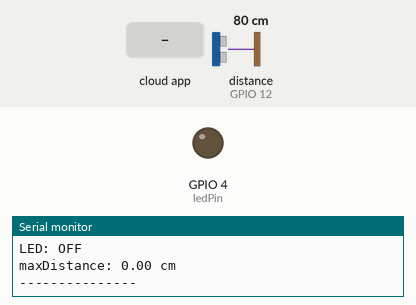
The sketch below on a simulated ESP8266 (NodeMCU). Shown: output pins drawn as LEDs (lit = HIGH), the last lines printed to the serial monitor. Inputs (shaded band) come from the test bench; at power-on: distance to the obstacle (sensor on GPIO 12) 80 cm. The echo pulse lasts 58.3 µs per cm; WiFi joins after 1.5 s; servers stay silent unless stated; the Firebase database answers and starts empty; pins used as bus, display or sensor lines are not drawn.

Above: at 2.7 s.
2.8 s: the phone or cloud app sets light1 to 1
At 4.0 s:
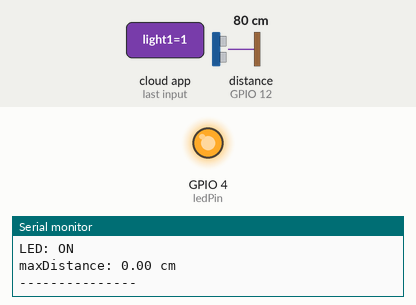
4.4 s: the phone or cloud app sets auto1 to 1
At 11.8 s:
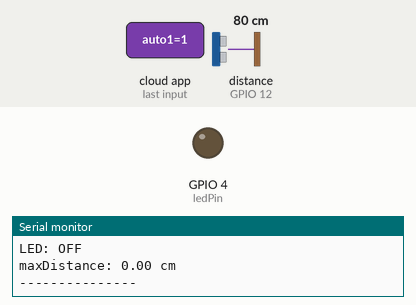
Timing chart, 0 to 12.4 s (numbered marks = the images above; inputs shaded):
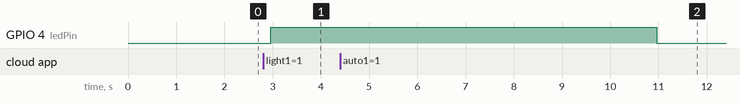

Measured:
- after the input at 2.8 s, GPIO 4 (ledPin): LOW → HIGH after 0.15 s
- after the input at 4.4 s, GPIO 4 (ledPin): HIGH → LOW after 6.6 s

The sketch:

smarthomeiot.ino
```cpp
#include <ESP8266WiFi.h>
#include <Firebase_ESP_Client.h>

// WiFi credentials
#define WIFI_SSID "illusion"
#define WIFI_PASSWORD "12345678"

// Firebase credentials
#define API_KEY "AIzaSyAAINNRbth3fbAwXBsxR0NL1AmnWRskKy8"
#define DATABASE_URL "https://smart-home-75464-default-rtdb.firebaseio.com/"
#define USER_EMAIL "femaleaura865@gmail.com"
#define USER_PASSWORD "Female906@"
#define USER_ID "sRWqDuVfO1bvEPwSipuKhSgcNOI2"

// Pin assignments for NodeMCU
const int trigPin = 14; // D5
const int echoPin = 12; // D6
const int ledPin = 4;   // D2

// Firebase objects
FirebaseData fbdo;
FirebaseAuth auth;
FirebaseConfig config;

// Firebase paths
String basePath = "/users/" + String(USER_ID);
String autoModePath = basePath + "/autoModes/auto1";
String lightStatePath = basePath + "/lightStates/light1";
String distancePath = basePath + "/distances/measureDistance";
String maxDistancePath = basePath + "/distances/distance1";

// Logic variables
unsigned long motionDetectedTime = 0;
unsigned long lastUpdateTime = 0;
const unsigned long interval = 1000;
const int ledOnTime = 10000;
bool ledOn = false;
bool autoMode = false;
float maxDistance; // default fallback

void setup() {
  Serial.begin(115200);
  pinMode(trigPin, OUTPUT);
  pinMode(echoPin, INPUT);
  pinMode(ledPin, OUTPUT);
  digitalWrite(ledPin, LOW);

  connectToWiFi();

  config.api_key = API_KEY;
  config.database_url = DATABASE_URL;
  auth.user.email = USER_EMAIL;
  auth.user.password = USER_PASSWORD;

  Firebase.begin(&config, &auth);
  Firebase.reconnectNetwork(true);
}

void loop() {
  if (WiFi.status() != WL_CONNECTED) {
    connectToWiFi();
  }

  if (Firebase.ready() && millis() - lastUpdateTime > interval) {
    lastUpdateTime = millis();

    // --- Read autoMode from Firebase
    if (Firebase.RTDB.getBool(&fbdo, autoModePath.c_str())) {
      autoMode = fbdo.boolData();
    }

    // --- Read maxDistance from Firebase
    if (Firebase.RTDB.getFloat(&fbdo, maxDistancePath.c_str())) {
      maxDistance = fbdo.floatData();
    }

    if (autoMode) {
      // --- Auto Mode: Read distance from sensor
      float distance = measureDistance();
      if (distance > 0) {
        Serial.printf("Measured: %.2f cm\n", distance);

        // Update distance to Firebase
        Firebase.RTDB.setFloat(&fbdo, distancePath.c_str(), distance);

        if (distance <= maxDistance) {
          digitalWrite(ledPin, HIGH);
          ledOn = true;
          motionDetectedTime = millis();
        }
      }

      // Turn off LED after timeout
      if (ledOn && millis() - motionDetectedTime >= ledOnTime) {
        digitalWrite(ledPin, LOW);
        ledOn = false;
        Serial.println("LED turned off due to timeout.");
      }

    } else {
      // --- Manual Mode
      if (Firebase.RTDB.getBool(&fbdo, lightStatePath.c_str())) {
        bool lightState = fbdo.boolData();
        digitalWrite(ledPin, lightState);
        ledOn = lightState;
        Serial.printf("Manual LED: %s\n", lightState ? "ON" : "OFF");
      }
    }

    // --- Status Print
    Serial.println("--- STATUS ---");
    Serial.printf("Auto Mode: %s\n", autoMode ? "ON" : "OFF");
    Serial.printf("LED: %s\n", digitalRead(ledPin) ? "ON" : "OFF");
    Serial.printf("maxDistance: %.2f cm\n", maxDistance);
    Serial.println("---------------");
  }
}

float measureDistance() {
  digitalWrite(trigPin, LOW);
  delayMicroseconds(2);
  digitalWrite(trigPin, HIGH);
  delayMicroseconds(10);
  digitalWrite(trigPin, LOW);

  long duration = pulseIn(echoPin, HIGH, 30000); // timeout 30ms
  if (duration == 0) return -1;
  float dist = duration * 0.0343 / 2;
  if (dist <= 0 || dist > 400) return -1;
  return dist;
}

void connectToWiFi() {
  WiFi.begin(WIFI_SSID, WIFI_PASSWORD);
  Serial.print("Connecting to Wi-Fi");
  unsigned long start = millis();
  while (WiFi.status() != WL_CONNECTED && millis() - start < 10000) {
    Serial.print(".");
    delay(300);
  }

  if (WiFi.status() == WL_CONNECTED) {
    Serial.println("\nWi-Fi connected, IP: " + WiFi.localIP().toString());
  } else {
    Serial.println("\nWi-Fi connection failed.");
  }
}
```
